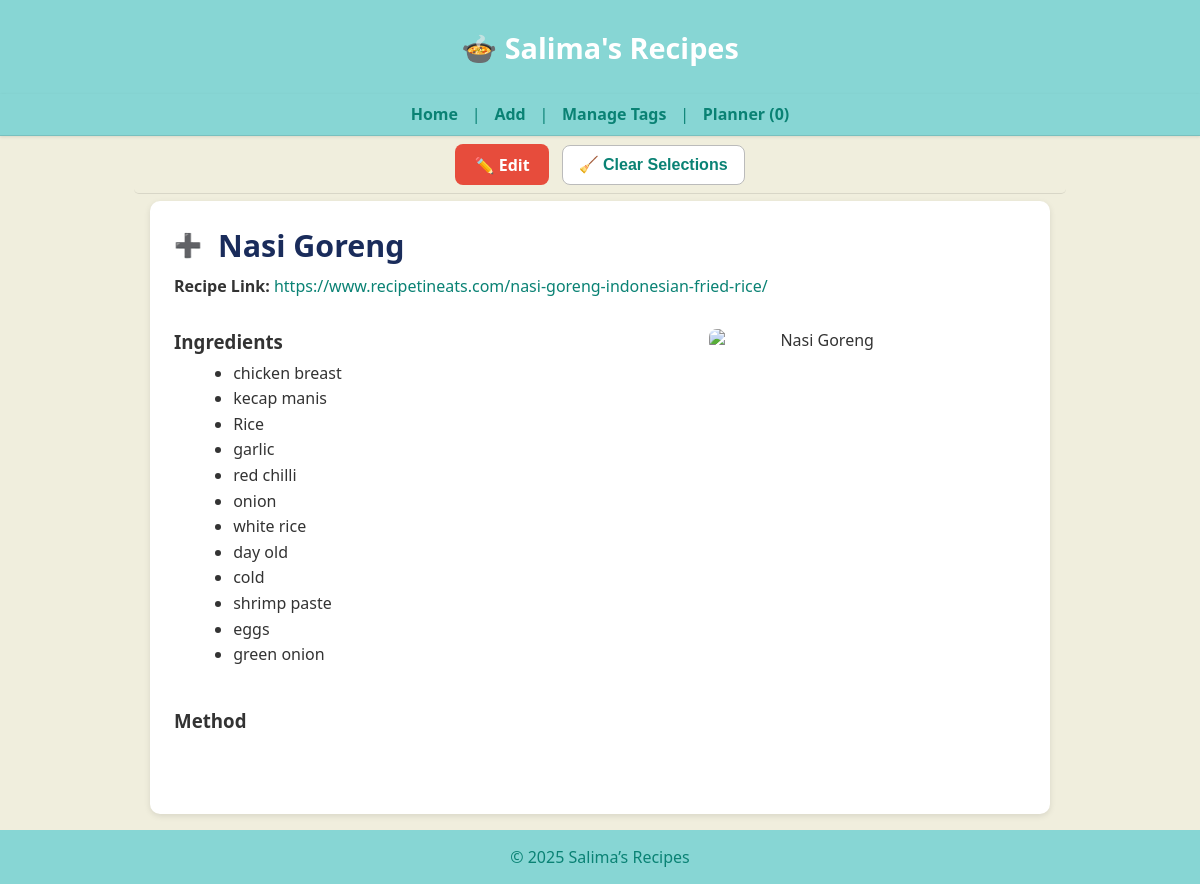
Before: /recipe/286 with the older database file.
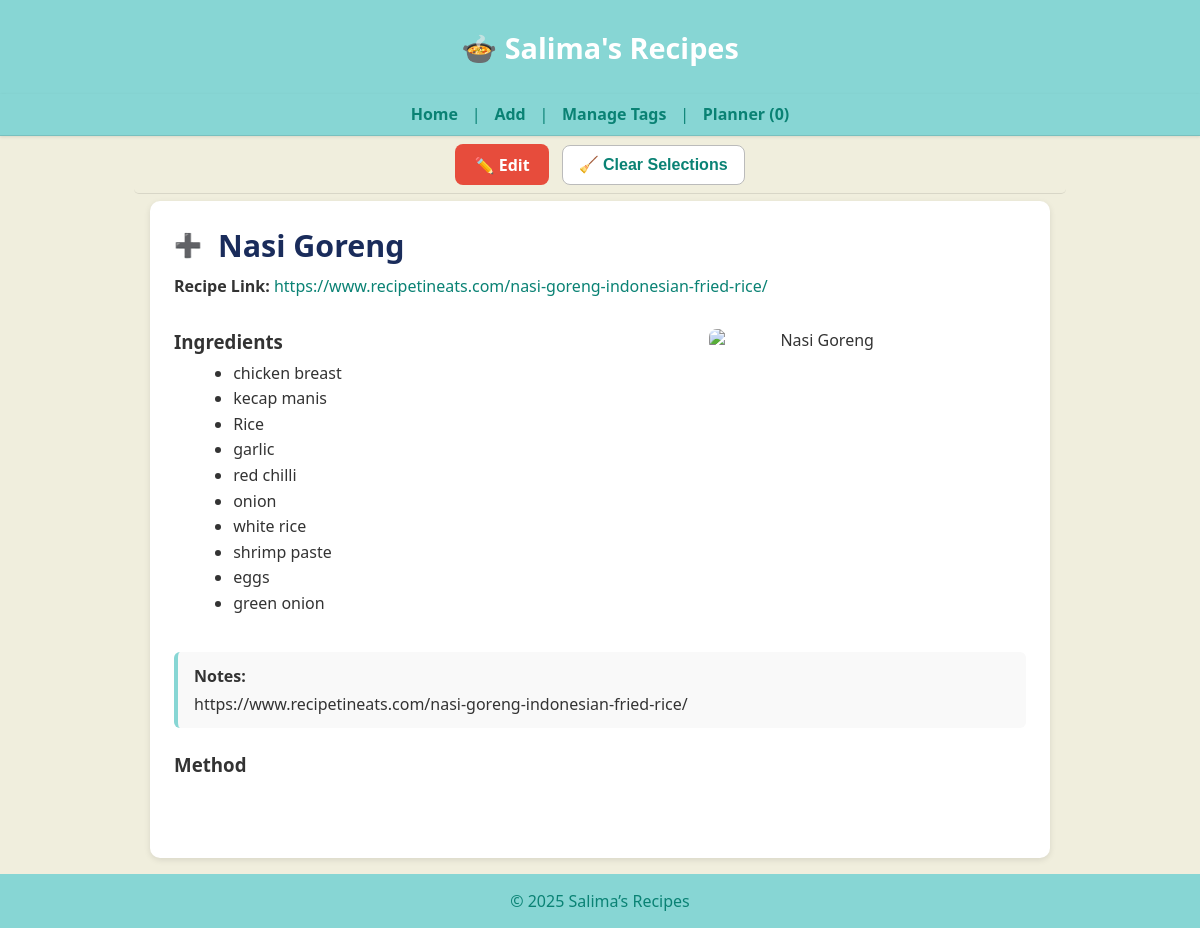
After: the same page with the newer database file.
### tables this page shows
CREATE TABLE recipes (
    id INTEGER PRIMARY KEY,
    name TEXT,
    ingredients JSON,
    method TEXT,
    tags JSON,
    category TEXT,
    source TEXT,
    linked_recipe TEXT,
    image_url TEXT,
    notes TEXT,
    created_at DATETIME DEFAULT CURRENT_TIMESTAMP,
    updated_at DATETIME DEFAULT CURRENT_TIMESTAMP
);

### app.py (the view)
@app.route("/recipe/<int:recipe_id>")
def recipe_detail(recipe_id):
    row = get_recipe(recipe_id)
    if not row:
        abort(404)
    (
        rid, name, ingredients, method, tags,
        category, source, linked_recipe, image_url, notes,
        created_at, updated_at
    ) = row
    import json
    try:
        if ingredients and ingredients.strip().startswith("["):
            ingredients_parsed = json.loads(ingredients)
            if isinstance(ingredients_parsed, str):
                ingredients_parsed = json.loads(ingredients_parsed)
        else:
            text = (ingredients or "").replace(",", "\n")
            ingredients_parsed = [i.strip() for i in text.splitlines() if i.strip()]
    except Exception:
        text = (ingredients or "").replace(",", "\n").replace("[", "").replace("]", "").replace('"', "")
        ingredients_parsed = [i.strip() for i in text.splitlines() if i.strip()]
    return render_template(
        "recipe_detail.html",
        id=rid,
        name=name,
        ingredients=ingredients_parsed,
        raw_ingredients=ingredients or "",
        method=method or "",
        image_url=image_url or "",
        tags=tags or "",
        linked_recipe=linked_recipe or "",
        notes=notes or ""
    )

### app.py (called while the page is built)
@app.teardown_appcontext
def close_connection(exception):
    db = getattr(g, "_database", None)
    if db is not None:
        db.close()

def get_conn():
    return sqlite3.connect(DB_PATH)

def get_recipe(recipe_id: int):
    with get_conn() as conn:
        c = conn.cursor()
        c.execute("""
            SELECT id, name, ingredients, method, tags,
                   category, source, linked_recipe, image_url, notes,
                   created_at, updated_at
            FROM recipes
            WHERE id = ?
        """, (recipe_id,))
        row = c.fetchone()
        return row

### templates/recipe_detail.html (shortened to what this page needs)
{% extends "base.html" %}
{% block content %}
<main class="homepage">
  <div class="recipe-detail" style="max-width:900px; margin:auto; background:#fff; border-radius:10px; padding:1.5rem; box-shadow:0 2px 6px rgba(0,0,0,0.1);">
    <div style="display:flex; align-items:center; gap:0.6rem; margin-bottom:0.6rem; flex-wrap:wrap;">
      <button class="select-dish-btn"
        data-id="{{ id }}"
        data-name="{{ name }}"
        aria-label="Select this recipe">
  <span class="icon"></span>
</button>
      <h2 class="recipe-title" style="margin:0; font-size:1.9rem; color:#1a2c5b; text-align:left;">
        {{ name }}
      </h2>
    </div>
    {% if linked_recipe %}
      <div style="margin-bottom:1rem; text-align:left;">
        <strong>Recipe Link:</strong>
        <a href="{{ linked_recipe }}" target="_blank" rel="noopener"
           style="color:#0a8274; word-break:break-all;">
          {{ linked_recipe }}
        </a>
      </div>
    {% endif %}
    <div class="content-row" style="display:flex; flex-wrap:wrap; gap:1.5rem; align-items:flex-start;">
      <div class="ingredients-column" style="flex:1; min-width:260px;">
        <h3>Ingredients</h3>
        <ul class="ingredients-list" style="margin-top:0.4rem;">
          {% for it in ingredients %}
            <li>{{ it }}</li>
          {% endfor %}
        </ul>
      </div>
      {% if image_url %}
      <div class="image-column" style="flex:0 0 220px; text-align:center;">
        <img src="{{ image_url }}" alt="{{ name }}" class="recipe-image" style="width:100%; max-width:220px; border-radius:8px;">
      </div>
      {% endif %}
    </div>
    {% if notes %}
      <div style="margin-top:1.2rem; padding:0.8rem 1rem; background:#f9f9f9;
                  border-left:4px solid #87d6d4; border-radius:6px; text-align:left;">
        <strong>Notes:</strong>
        <div style="margin-top:0.4rem; white-space:pre-line;">{{ notes }}</div>
      </div>
    {% endif %}
    <h3 style="margin-top:1.5rem; text-align:left;">Method</h3>
    <div class="method-text"
         style="white-space:pre-line; line-height:1.6; text-align:left;">
    </div>
  </div>
</main>
{% endblock %}

### templates/base.html (shortened to what this page needs)
<!DOCTYPE html>
<html lang="en">
<head>
  <link rel="stylesheet" href="{{ url_for('static', filename='style.css') }}">
</head>
<body data-page="{{ request.endpoint }}">
  <header class="site-header">
    <h1 class="site-title">
      <a href="/">🍲 Salima's Recipes</a>
    </h1>
  </header>
</body>
</html>
  <nav class="site-nav">
    <a href="/">Home</a> |
    <a href="/add">Add</a> |
    <a href="{{ url_for('admin_tags') }}">Manage Tags</a> |
    <a href="{{ url_for('planner') }}">Planner <span id="plannerCount">(0)</span></a>
  </nav>
  <div id="control-space"
     class="control-space"
     style="display:flex; flex-wrap:wrap; align-items:center; justify-content:center; gap:0.8rem; padding:0.5rem 1rem; background:var(--background); border-bottom:1px solid rgba(0,0,0,0.1);">
  <button id="clearSelectedBtn" class="btn-clear">🧹 Clear Selections</button>
</div>
  <main>
    {% block content %}{% endblock %}
  </main>
  <footer class="site-footer">
    &copy; {{ 2025|default(2025) }} Salima’s Recipes
  </footer>
</body>
</html>

### static/style.css (style rules this page uses)
:root { --brand: #87d6d4; --brand-dark: #0a8274; --background: #f0eedd; }
body { font-family: "Segoe UI", Helvetica, Arial, sans-serif; background: var(--background); color: #333; margin: 0; padding: 0; }
header, footer { background: var(--brand); color: var(--brand-dark); padding: 1rem; text-align: center; }
main { background: var(--background); max-width: 100%; margin: 0; padding: 0; box-shadow: none; border: none; }
a { color: var(--brand-dark); text-decoration: none; transition: color 0.2s ease; }
button { background: var(--brand); color: white; border: none; padding: 0.6rem 1.2rem; font-size: 1rem; border-radius: 4px; cursor: pointer; transition: background 0.2s ease; }
.recipe-image { max-width: 200px; width: 100%; border-radius: 8px; display: block; margin: 1rem 0; }
.select-dish-btn { background: transparent; border: none; outline: none; cursor: pointer; width: 1.6rem; height: 1.6rem; display: flex; align-items: center; justify-content: center; }
.select-dish-btn::before { content: "+"; color: #aaa; font-size: 1.6rem; transition: color 0.25s ease, transform 0.2s ease, opacity 0.2s ease; }
.site-header { background: var(--brand); color: #fff; text-align: center; padding: 0.25rem 0; }
.site-title a { color: #fff; text-decoration: none; font-size: 1.8rem; line-height: 1.2; }
.site-nav { background: var(--brand); text-align: center; padding: 0.25rem 0.4rem; }
.site-nav a { color: var(--brand-dark); margin: 0 0.6rem; font-weight: 600; text-decoration: none; }
.control-space { position: sticky; top: 2.6rem; z-index: 90; display: flex; justify-content: center; align-items: center; gap: 0.8rem; flex-wrap: wrap; background: var(--background); padding: 0.35rem 0.6rem; margin: 0 auto 0.4rem; max-width: 900px; border-bottom: 1px solid rgba(0,0,0,0.05); border-radius: 5px; }
.btn-clear, .btn-toggle-cloud { display: inline-flex; align-items: center; justify-content: center; height: 40px; line-height: 1; font-weight: 600; padding: 0.45rem 1rem; border-radius: 8px; cursor: pointer; border: 1px solid #bbb; transition: background 0.25s ease, color 0.25s ease, transform 0.1s ease; }
.btn-clear { background: #fff; color: var(--brand-dark); }
main.homepage { max-width: 900px; margin: 0 auto; padding: 0 1rem 1rem; background: var(--background); border: none; box-shadow: none; }
.recipe-detail { max-width: 900px; margin: 1rem auto; padding: 1.5rem 2rem; background: #fff; border-radius: 10px; text-align: left; }
.recipe-detail h3 { margin-top: 1rem; margin-bottom: 0.4rem; }
.recipe-detail .method-text { margin-top: 0; line-height: 1.6; white-space: pre-line; }
.recipe-detail img { border-radius: 8px; max-width: 220px; }
.recipe-detail .content-row { display: flex; align-items: flex-start; gap: 0.75rem; }
.recipe-detail .ingredients-column { flex: 0 1 auto; min-width: 260px; max-width: 60%; }
.recipe-detail .ingredients-column ul { list-style-type: disc; margin-left: 1.2rem; line-height: 1.6; }
.recipe-detail .image-column img { max-width: 160px; width: 100%; border-radius: 8px; }
.site-title { position: static; }
.site-nav { position: sticky; top: 0; z-index: 100; background: var(--brand); color: var(--brand-dark); text-align: center; padding: 0.6rem 0; border-bottom: 1px solid rgba(0,0,0,0.1); box-shadow: 0 1px 3px rgba(0,0,0,0.1); }
.select-dish-btn { all: unset; display: inline-flex; align-items: center; justify-content: center; width: 28px; height: 28px; cursor: pointer; vertical-align: middle; margin-right: 0.4rem; background: none !important; border: none !important; box-shadow: none !important; }
.select-dish-btn .icon { font-size: 1.4rem; color: #888; transition: color 0.2s ease; line-height: 1; }
.recipe-detail .select-dish-btn, .recipe-detail .select-dish-btn::before, .recipe-detail .select-dish-btn::after { -webkit-appearance: none !important; appearance: none !important; content: none !important; }

Changed rows visible on the page:
changed recipes "Nasi Goreng": notes (not shown) → "https://www.recipetineats.com/nasi-goreng-indonesian-fried-rice/"
Other visible differences:
text now shown: "Notes:"
list line gone: "day old"
list line gone: "cold"
